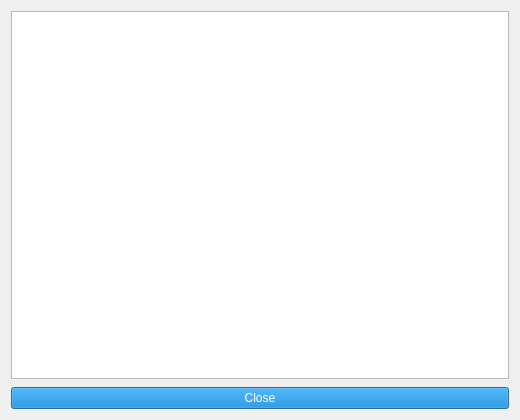
<?xml version="1.0" encoding="UTF-8"?>
<ui version="4.0">
 <class>LicenseDialog</class>
 <widget class="QDialog" name="LicenseDialog">
  <property name="windowTitle"><string>License</string></property>
  <property name="geometry">
   <rect><x>0</x><y>0</y><width>520</width><height>420</height></rect>
  </property>
  <layout class="QVBoxLayout" name="verticalLayout">
   <property name="contentsMargins">
    <number>10</number><number>10</number><number>10</number><number>10</number>
   </property>
   <property name="spacing"><number>8</number></property>
   <item>
    <widget class="QPlainTextEdit" name="textArea">
     <property name="readOnly"><bool>true</bool></property>
     <property name="font">
      <font><family>Consolas</family><pointsize>9</pointsize></font>
     </property>
    </widget>
   </item>
   <item>
    <widget class="QPushButton" name="btnClose">
     <property name="text"><string>Close</string></property>
     <property name="maximumWidth"><number>120</number></property>
     <property name="styleSheet"><string>background-color: #007acc; color: white;</string></property>
    </widget>
   </item>
  </layout>
 </widget>
 <resources/>
 <connections/>
</ui>
